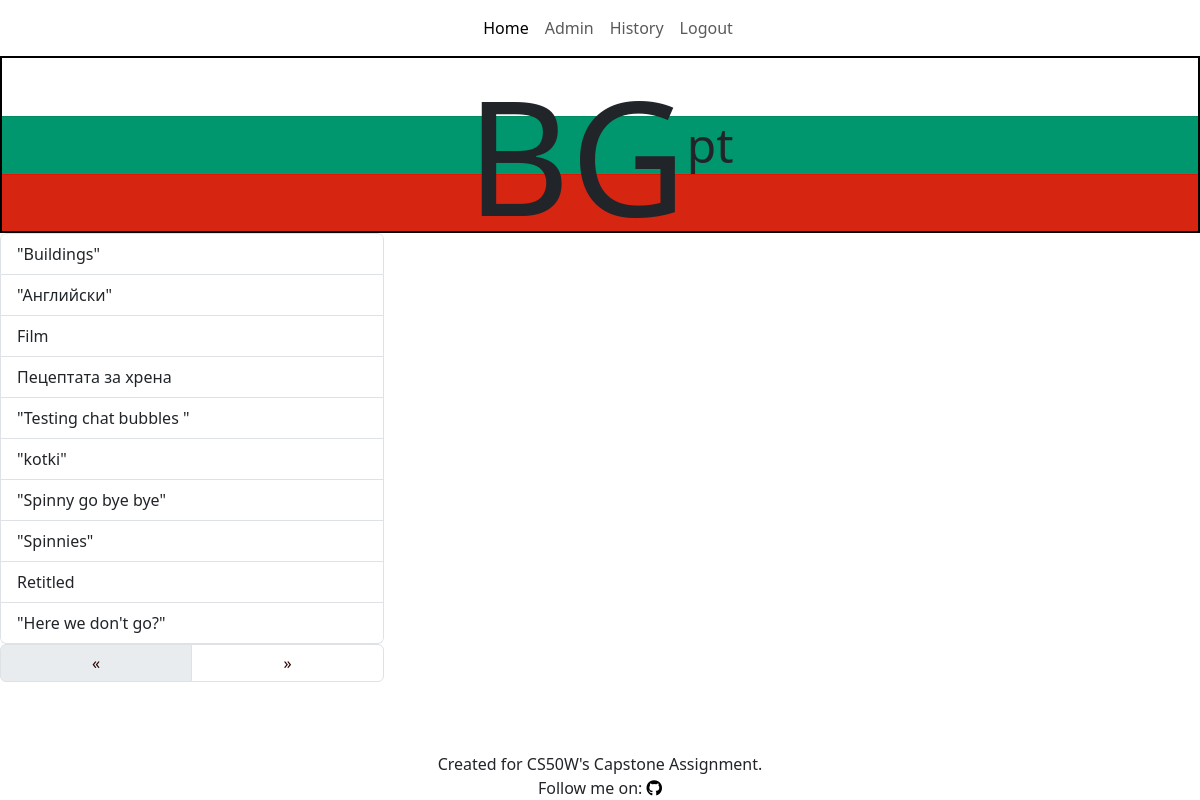
The page /history/2 (signed in) on the database as committed earlier.
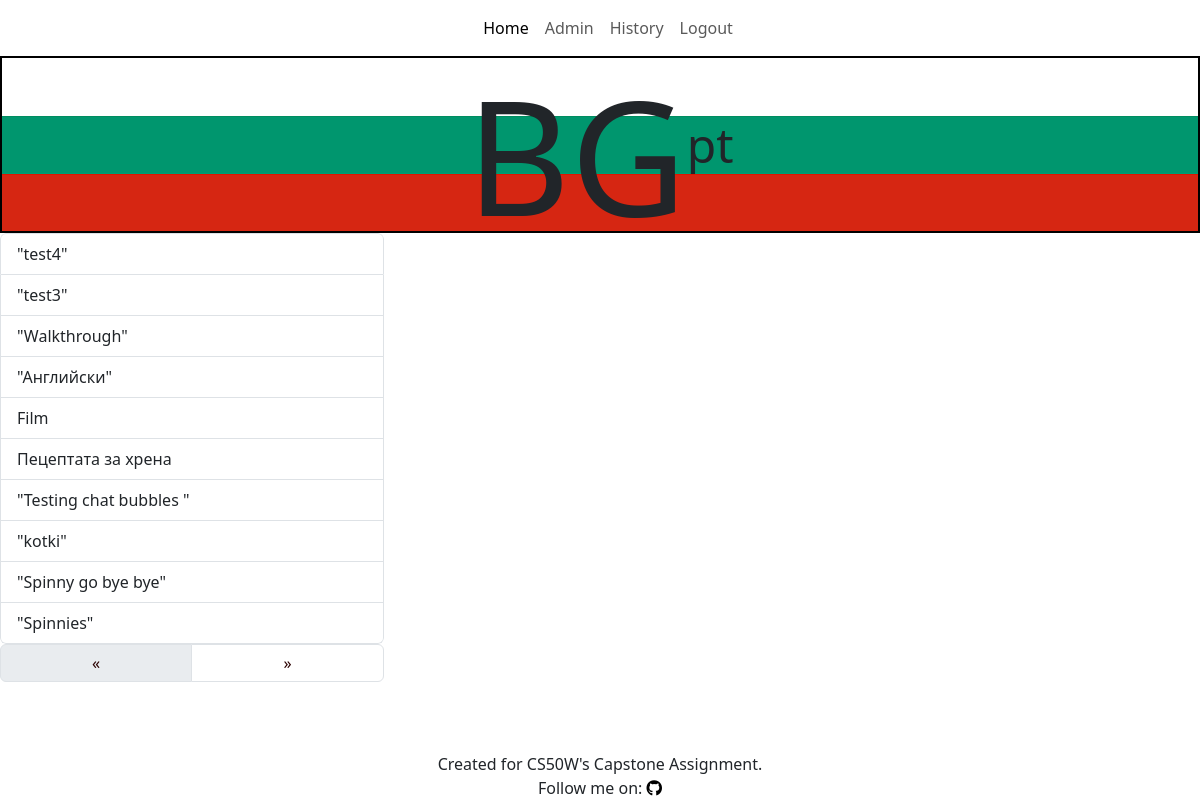
The same page on the database as committed later.
### BGpt/models.py (models this page shows)
class Chat(models.Model):
    user = models.ForeignKey("User", on_delete=models.CASCADE, related_name="chatter")
    session = models.IntegerField()
    title = models.CharField(max_length=100)
    input = models.TextField(max_length=500)
    response = models.TextField(max_length=500)
    trans_resp = models.TextField(max_length=500)
    timestamp = models.DateTimeField(auto_now_add=True)

### BGpt/views.py (the view)
# urls.py: path("history/<int:user_id>", views.history_view, name="history"),
@login_required
def history_view(request, user_id):
    try:
        user = models.User.objects.get(pk=user_id)
    except models.User.DoesNotExist:
        raise PermissionDenied
    if request.user != user:
        raise PermissionDenied
    full_hist = utils.gather_hist(user_id)
    paginator = Paginator(full_hist, 10)
    page_num = request.GET.get("page")
    page_obj = paginator.get_page(page_num)
    return render(request, "BGpt/history.html", {
        "history": page_obj
    })

### BGpt/utils.py (called while the page is built)
def gather_hist(user_id):
        hist = models.Chat.objects.filter(user=user_id).order_by('-session', 'timestamp')
        rev_hist = []
        d_hist = set()
        for session, group in groupby(hist, lambda x: x.session):
            session_group = list(group)
            if session not in d_hist:
                d_hist.add(session)
                rev_hist.append(session_group)
        return(rev_hist)

### BGpt/templates/BGpt/history.html (shortened to what this page needs)
{% extends "BGpt/layout.html" %}
{% load static %}
{% block body %}
<div id="bgpt-logo-cont">
    <h1>B</h1>
    <h1>G</h1>
    <h3>p</h3>
    <h3>t</h3>
</div>
<div class="row">
    <div class="col-4 text-truncate">
        <ul class="list-group">
            {% for sessions in history %}
                {% for h in sessions %}
                    {% ifchanged %}
                    <a class="list-group-item" data-id="ch-{{ h.session }}" href="#chat-{{ h.session }}" role="tab" aria-controls="list-{{ h.session }}">
                        <li class="title-list" id="item-{{h.session}}" >{{ h.title }}</li>
                    </a>
                    {% endifchanged %}
                {% endfor %}
            {% endfor %}
        </ul>
        <nav aria-label="Page navigation">
            <ul class="pagination">
                {% if history.has_previous %}
                <li class="page-item"><a href="?page={{ history.previous_page_number }}" class="page-link">&laquo;</a></li>
                {% else %}
                <li class="page-item disabled"><a href="?page={{ history.next_page_number }}" class="page-link">&laquo;</a></li>
                {% endif %}
                {% if history.has_next %}
                <li class="page-item"><a href="?page={{ history.next_page_number }}" class="page-link">&raquo;</a></li>
                {% else %}
                <li class="page-item disabled"><a href="?page={{ history.previous_page_number }}" class="page-link">&raquo;</a></li>
                {% endif %}
            </ul>
        </nav>
    </div>
    <div class="col-8">
    </div>
</div>
</div>
{% endblock %}

Rows that differ between the two databases and show on the page:
removed Chat: title "\"Buildings\""
no longer on this page (row unchanged): Chat: title "Retitled"
no longer on this page (row unchanged): Chat: title "\"Here we don't go?\""
added Chat: title "\"test4\""
added Chat: title "\"test3\""
added Chat: title "\"Walkthrough\""
